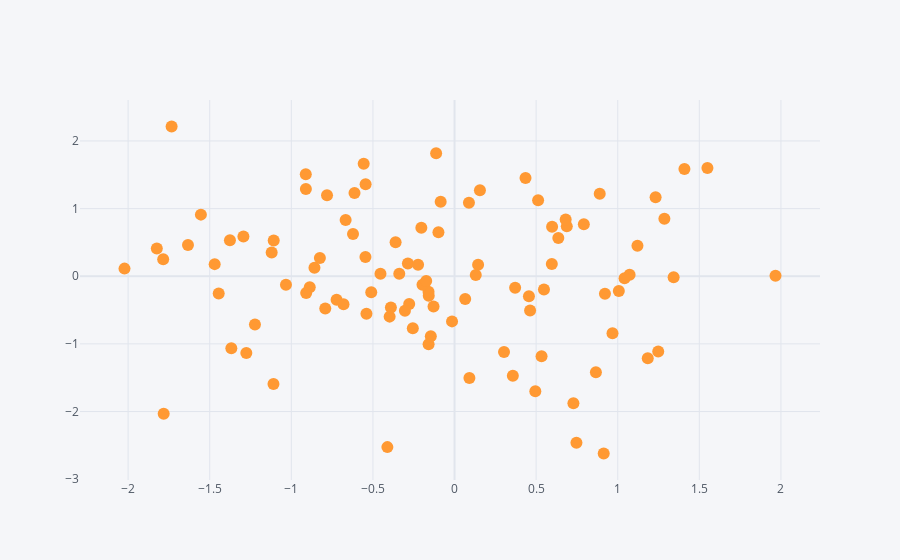

The cell this chart's notebook holds for it:
### Code cell
df1.iplot(
    kind = 'scatter',
    x = 'A', y = 'B',
    mode = 'markers',
    width = 10,

)
